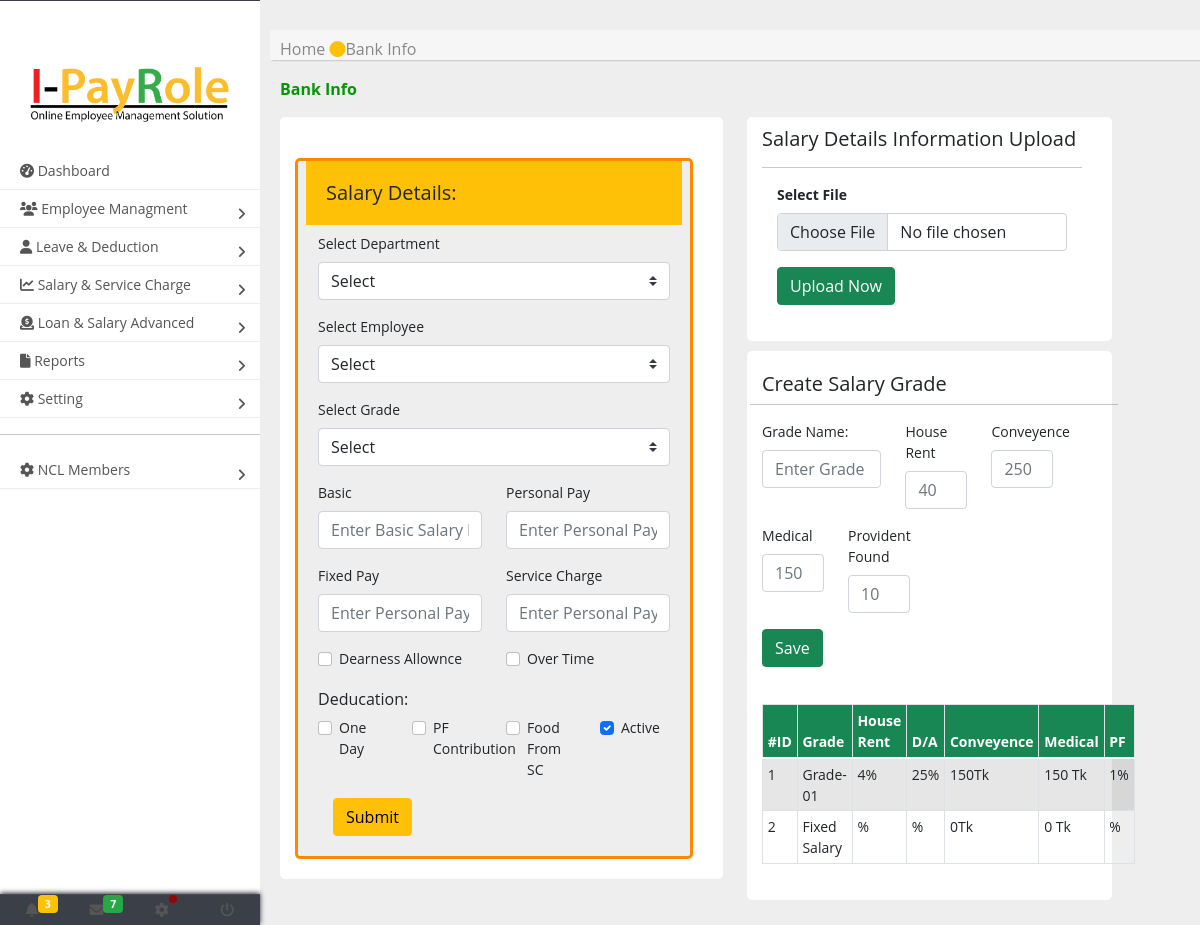
Screenshot of /employee_salary_info.php with the database file from the repository.
### tables this page shows
CREATE TABLE `salary_grade` (
  `id` int(11) NOT NULL AUTO_INCREMENT,
  `grade_name` text NOT NULL,
  `house_rent` text NOT NULL,
  `dearness_allownce` text NOT NULL,
  `conveyence` text NOT NULL,
  `medical` text NOT NULL,
  `provident_found` text NOT NULL,
  PRIMARY KEY (`id`)
);

### lib/database.php (called while the page is built, shortened)
<?php
class Database{
	public  $host 		= DB_HOST;
	public  $user 		= DB_USER;
	public  $pass 		= DB_PASS;
	public  $dbname 	= DB_NAME;
	public $link;
	private function connectDB(){
		$this->link = new mysqli($this->host,$this->user,$this->pass,$this->dbname);
	}
	public function select($data) {
		$results = $this->link->query($data) or die ($this->link->error.__LINE__);
		if ($results->num_rows > 0) {
			return $results;
		} else {
			return false;
		}
	}
}
?>

### employee_salary_info.php (the view, shortened to what this page needs)
<?php
include ('include/header.php');
?>
<main class="page-content">
	<div class="board_marker">
		<h6>Home <i class="fa fa-circle text-warning"></i>Bank Info</h6>
	</div>
	<div class="containter-fluid">
		<div class="row">
			<h6 style="color:#059605; font-weight:bold;">Bank Info</h6>
			<div class="col-md-6">
				<div class="card-wrapper" style="margin-top:10px; padding-lef:15px; padding-right:30px; padding-bottom:20px;">
					<br />
					<div class="" style= "margin:0px auto; background:#eee; border:
						3px solid #ff8800; border-radius:5px; margin-top:20px; padding:20px; padding-top:0; ">
						<form action="" method="post" >
						<div class="row">
							<h5 style="padding:20px;" class="bg-warning">Salary Details:</h5>
							<div class="col-sm-12 form-group">
								<label for="sex">Select Department</label>
								<select id="department" name='department' onchange="getemploye(this.value)" class="form-control browser-default custom-select">
								<option value="">Select</option>
								</select>
							</div>
							<div class="col-sm-12 form-group">
								<label for="sex">Select Employee</label>
								<select id="emname" name="emname" class="form-control browser-default custom-select">
									<option >Select</option>
								</select>
							</div>
							<div class="col-sm-12 form-group">
								<label for="sex">Select Grade</label>
								<select id="grade" name="grade" class="form-control browser-default custom-select">
									<option >Select</option>
									<?php
									$query4="select * from salary_grade";
									$results4=$db->select($query4);
									?>
								</select>
							</div>
							<div class="col-sm-6 form-group">
								<label for="tel">Basic</label>
								<input type="tel" name="basic_salary" class="form-control" id="tel" placeholder="Enter Basic Salary here." required>
							</div>
							<div class="col-sm-6 form-group">
								<label for="tel">Personal Pay</label>
								<input type="tel" name="personal_pay" class="form-control" id="tel" placeholder="Enter Personal Pay here" required>
							</div>
							<div class="col-sm-6 form-group">
								<label for="tel">Fixed Pay</label>
								<input type="tel" name="fixed_pay" class="form-control" id="tel" placeholder="Enter Personal Pay here" required>
							</div>
							<div class="col-sm-6 form-group">
								<label for="tel">Service Charge</label>
								<input type="tel" name="service_charge" class="form-control" id="tel" placeholder="Enter Personal Pay here" required>
							</div>
							<div class="col-sm-6 form-group">
								<div class="form-check">
								  <input class="form-check-input" type="checkbox" id="check1" name="dearness_allownce" value="1" >
								  <label class="form-check-label">Dearness Allownce</label>
								</div>
							</div>
							<div class="col-sm-6 form-group">
								<div class="form-check">
								  <input class="form-check-input" type="checkbox" id="check1" name="overtime" value="1" >
								  <label class="form-check-label">Over Time</label>
								</div>
							</div>
							<h6>Deducation:</h6>
							<div class="col-sm-3 form-group">
								<div class="form-check">
								  <input class="form-check-input" type="checkbox" id="check1" name="oneday_food_deduct" value="1" >
								  <label class="form-check-label">One Day</label>
								</div>
							</div>
							<div class="col-sm-3 form-group">
								<div class="form-check">
								  <input class="form-check-input" type="checkbox" id="check1" name="provident_found" value="1" >
								  <label class="form-check-label">PF Contribution</label>
								</div>
							</div>
							<div class="col-sm-3 form-group">
								<div class="form-check">
								  <input class="form-check-input" type="checkbox" id="check1" name="food_deduct" value="1" >
								  <label class="form-check-label">Food From SC</label>
								</div>
							</div>
							<div class="col-sm-3 form-group">
								<div class="form-check">
								  <input class="form-check-input" type="checkbox" id="check1" name="status" value="1" Checked>
								  <label class="form-check-label">Active</label>
								</div>
							</div>
						</div>
							<div class="col-sm-12 form-group mb-0">
							   <button type="submit" name="submitsalary"class="btn btn-warning" >Submit</button>
							 </div>
							</div>
					</div>
			</div>
		<div class="col-md-5">
			<div class="row">
					<div class="col-md-12">
						<div class="card-wrapper" style="margin-top:10px; padding-top:10px;  padding-lef:15px; padding-right:30px; padding-bottom:20px;">
						<h5> Salary Details Information Upload</h5>
						<hr />
							<form action="employee_salary_info.php" method="post" enctype="multipart/form-data">
								<div class="col-sm-12 form-group">
									<label for="name-l" style="font-weight:bold;">Select File </label>
									<input type="file" class="form-control" name="file" id="name-l" placeholder="Enter your last name." required>
								</div>
								<div class="col-sm-12 form-group">
									<button type="submit" name="importSubmit" class="btn btn-success text-white">Upload Now</button>
								</div>
							</form>
						</div>
					</div>
				<div class="col-md-12">
					<div class="card-wrapper" style="margin-top:10px; padding-lef:15px; padding-right:30px; padding-bottom:20px;">
								<form action="" method="post" >
								<br />
									<div class="" >
										<div class="row">
										<h5>Create Salary Grade</h5>
										<hr />
										<div class="col-sm-5 form-group">
											<label for="name-f">Grade Name:</label>
											<input type="text" class="form-control" name="grade_name" id="name-f" placeholder="Enter Grade Name" required>
										</div>
										<div class="col-sm-3 form-group">
											<label for="name-f">House Rent</label>
											<input type="text" class="form-control" name="house_rent" id="name-f" placeholder="40" required>
										</div>
										<div class="col-sm-3 form-group">
											<label for="name-f">Conveyence</label>
											<input type="text" class="form-control" name="conveyence" id="name-f" placeholder="250" required>
										</div>
										<div class="col-sm-3 form-group">
											<label for="name-f">Medical</label>
											<input type="text" class="form-control" name="medical" id="name-f" placeholder="150" required>
										</div>
										<div class="col-sm-3 form-group">
											<label for="name-f">Provident Found</label>
											<input type="text" class="form-control" name="pf" id="name-f" placeholder="10" required>
										</div>
										<div class="col-sm-12 form-group">
											 <div class="btn-group">
											  <button type="submit" name="grade" class="btn btn-success">Save</button>
											</div>
										</div>
										</div>
									</div>
								</form>
								<br />
								<table id="example" class="table table-bordered table-striped" style="width:100%; padding:20px;  ">
									<thead>
										<tr class="bg-success text-white">
											<th>#ID</th>
											<th>Grade</th>
											<th>House Rent</th>
											<th>D/A</th>
											<th>Conveyence</th>
											<th>Medical</th>
											<th>PF</th>
										</tr>
									</thead>
									<tbody>
									<?php
										$query3="select * from salary_grade";
										$resultsift=$db->select($query3);
										$id=0;
										if ($resultsift==true){
												while($shift=$resultsift->fetch_assoc()){
													$id++;
											$hr			= $shift['house_rent'];
											$float      = $hr;
											$parts      = explode('.', (string)$float);
											$hrn		= trim($parts[1], '0');
											$dr			= $shift['dearness_allownce'];
											$float      = $dr;
											$parts      = explode('.', (string)$float);
											$drr		= trim($parts[1], '0');
											$pf			= $shift['provident_found'];
											$float      = $pf;
											$parts      = explode('.', (string)$float);
											$pfr		= trim($parts[1], '0');
									?>
										<tr>
											<td><?php echo $id; ?> </td>
											<td><?php echo $shift['grade_name']; ?></td>
											<td><?php echo $hrn; ?>% </td>
											<td><?php echo $drr; ?>%</td>
											<td><?php echo $shift['conveyence']; ?>Tk</td>
											<td><?php echo $shift['medical']; ?> Tk</td>
											<td><?php echo $pfr; ?>%</td>
										</tr>
										<?php }} else{ ?>
											<tr>
											<td colspan="7" class="text-center" style="font-weight:bold;"><?php echo "Shift Not Created Yet"; ?> </td>
										</tr>
										<?php } ?>
									</tbody>
								</table>
						</div>
				</div>
			</div>
		</div>
	</div>
</div>
</main>

### css/stylesidebar.css (style rules this page uses)
body { font-size: 0.9rem; }
@media screen and (min-width: 768px) { .page-wrapper.toggled .page-content { padding-left: 270px; } }
.page-wrapper .page-content { display: inline-block; width: 100%; padding-left: 0px; padding-top: 20px;; background:# }
.page-wrapper .page-content > div { padding: 20px 10px; }
.page-wrapper .page-content { overflow-x: hidden; }

### css/style.css (style rules this page uses)
body { background:#eee; font-size: 14px; font-family: "Open Sans",sans-serif; }
.board_marker { background:#f6f6f6; color:#888888; height:15px; box-shadow:2px 0px 2px 0px ; }
.table th, .table td { padding: 0.3rem; vertical-align: top; border-top: 1px solid #dee2e6; }
.card-wrapper { background: #fff; padding: 20px; border-radius: 5px; padding-bottom: 3px; padding-left: 15px; padding-top: 0; }

### rows the page displays
salary_grade: grade_name "Grade-01", house_rent "4", dearness_allownce "25", conveyence "150", medical "150", provident_found "1"
salary_grade: grade_name "Fixed Salary", conveyence "0", medical "0"
